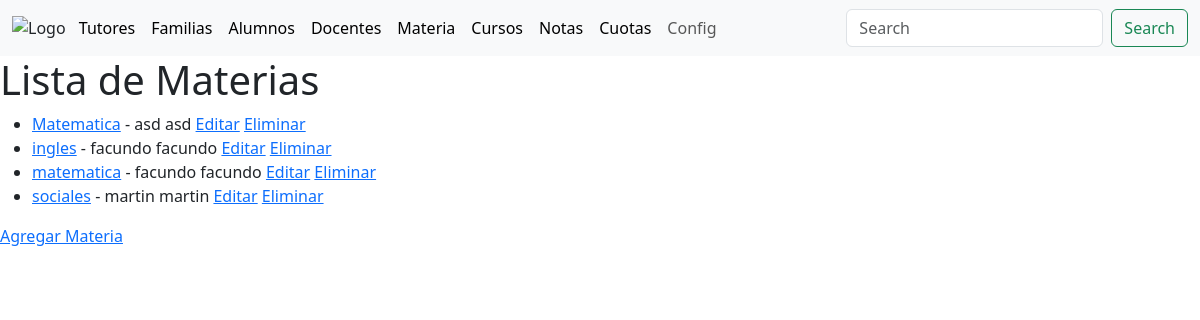
Page /materia/ on the earlier database version.
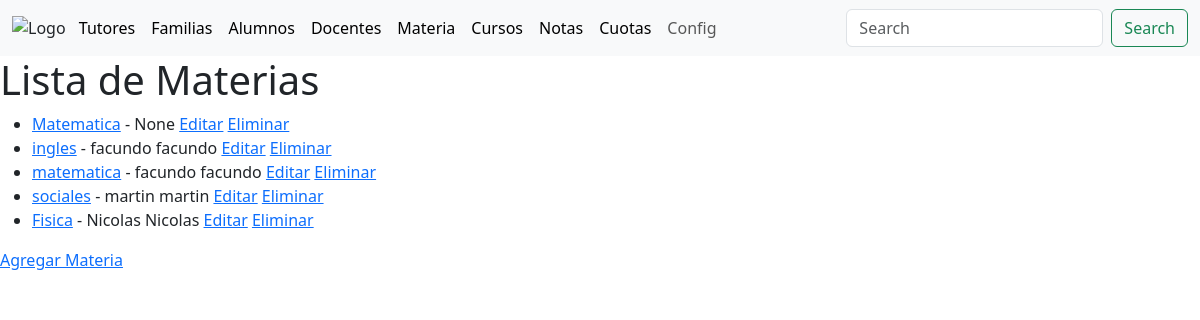
Same page on the later database version.
### academico/models.py (models this page shows, shortened)
class Materias(models.Model):
    Denominación = models.CharField(max_length=255)
    Docente_Titular = models.ForeignKey(Docentes, on_delete=models.SET_NULL, null=True)
    class Meta:
        db_table = 'Materias'
        verbose_name = 'Materia'
        verbose_name_plural = 'Materias'

class Docentes(models.Model):
    Nivel_Docente = models.ForeignKey(Nivel_Docente, on_delete=models.CASCADE)
    Apellidos = models.CharField(max_length=255)
    Nombres = models.CharField(max_length=255)
    CUIL = models.CharField(max_length=255)
    Tel = models.CharField(max_length=255)
    F_Nacimiento = models.DateField()
    Titulo = models.ForeignKey(Titulos_Profesionales, on_delete=models.CASCADE)
    def __str__(self):
        return '%s %s '%(self.Apellidos, self.Nombres)
    class Meta:
        db_table = 'Docentes'
        verbose_name = 'Docente'
        verbose_name_plural = 'Docentes'

### academico/views.py (the view)
# urls.py: path('materia/', views.materia_list, name='materia_list'),
def materia_list(request):
    materias = Materias.objects.all()
    context = {'materias': materias}
    return render(request, 'materia_list.html', context)

### academico/templates/materia_list.html
{% extends 'base.html' %}
{% block content %}
  <h1>Lista de Materias</h1>
  <ul>
    {% for materia in materias %}
      <li>
        <a href="{% url 'materia_detail' materia.pk %}">{{ materia.Denominación }}</a>
        - {{ materia.Docente_Titular }}
        <a href="{% url 'materia_update' materia.pk %}">Editar</a>
        <a href="{% url 'materia_delete' materia.pk %}">Eliminar</a>
      </li>
    {% endfor %}
  </ul>
  <a href="{% url 'materia_create' %}">Agregar Materia</a>
{% endblock %}

### academico/templates/base.html (shortened to what this page needs)
{% load static %}
<!DOCTYPE html>
<html lang="en">
<head>
    <link href="https://cdn.jsdelivr.net/npm/bootstrap@5.3.3/dist/css/bootstrap.min.css" rel="stylesheet">
    <link rel="stylesheet" href="https://cdn.jsdelivr.net/npm/bootstrap-icons@1.11.3/font/bootstrap-icons.min.css">
</head>
<body>
    <header>
        <nav class="navbar navbar-expand-lg bg-body-tertiary">
            <div class="container-fluid">
              <img src="{% static 'img/escudo.png' %}" width="5%" alt="Logo" id="logo-link">
              <div class="collapse navbar-collapse" id="navbarSupportedContent">
                <ul class="navbar-nav me-auto mb-2 mb-lg-0">
                    <li class="nav-item">
                      <a class="nav-link active" aria-current="page" href='{% url 'tutores_list'%}'>Tutores</a>
                    </li>
                    <li class="nav-item">
                      <a class="nav-link active" aria-current="page" href='{% url 'familia_list'%}'>Familias</a>
                    </li>
                    <li class="nav-item">
                      <a class="nav-link active" aria-current="page" href='{% url 'lista_alumnos'%}'>Alumnos</a>
                    </li>
                    <li class="nav-item">
                      <a class="nav-link active" aria-current="page" href='{% url 'docentes_list'%}'>Docentes</a>
                    </li>
                    <li class="nav-item">
                      <a class="nav-link active" aria-current="page" href='{% url 'materia_list'%}'>Materia</a>
                    </li>
                    <li class="nav-item">
                      <a class="nav-link active" aria-current="page" href='{% url 'cursos_list'%}'>Cursos</a>
                    </li>
                    <li class="nav-item">
                      <a class="nav-link active" aria-current="page" href='{% url 'notas_list'%}'>Notas</a>
                    </li>
                    <li class="nav-item">
                      <a class="nav-link active" aria-current="page" href='{% url 'cuotas_list'%}'>Cuotas</a>
                    </li>
                    <li class="nav-item">
                      <a class="nav-link" aria-current="page" href='{% url 'configuracion'%}'>Config</a>
                    </li>
                </ul>
                <form class="d-flex" role="search">
                  <input class="form-control me-2" type="search" placeholder="Search" aria-label="Search">
                  <button class="btn btn-outline-success" type="submit">Search</button>
                </form>
              </div>
            </div>
          </nav>
    </header>
    {% block content %}
    {% endblock %}
</body>
</html>

Differences in the rows shown:
changed Materias "Matematica": Docente_Titular "asd asd" → "None"
added Materias: Denominación "Fisica", Docente_Titular "Nicolas Nicolas"
